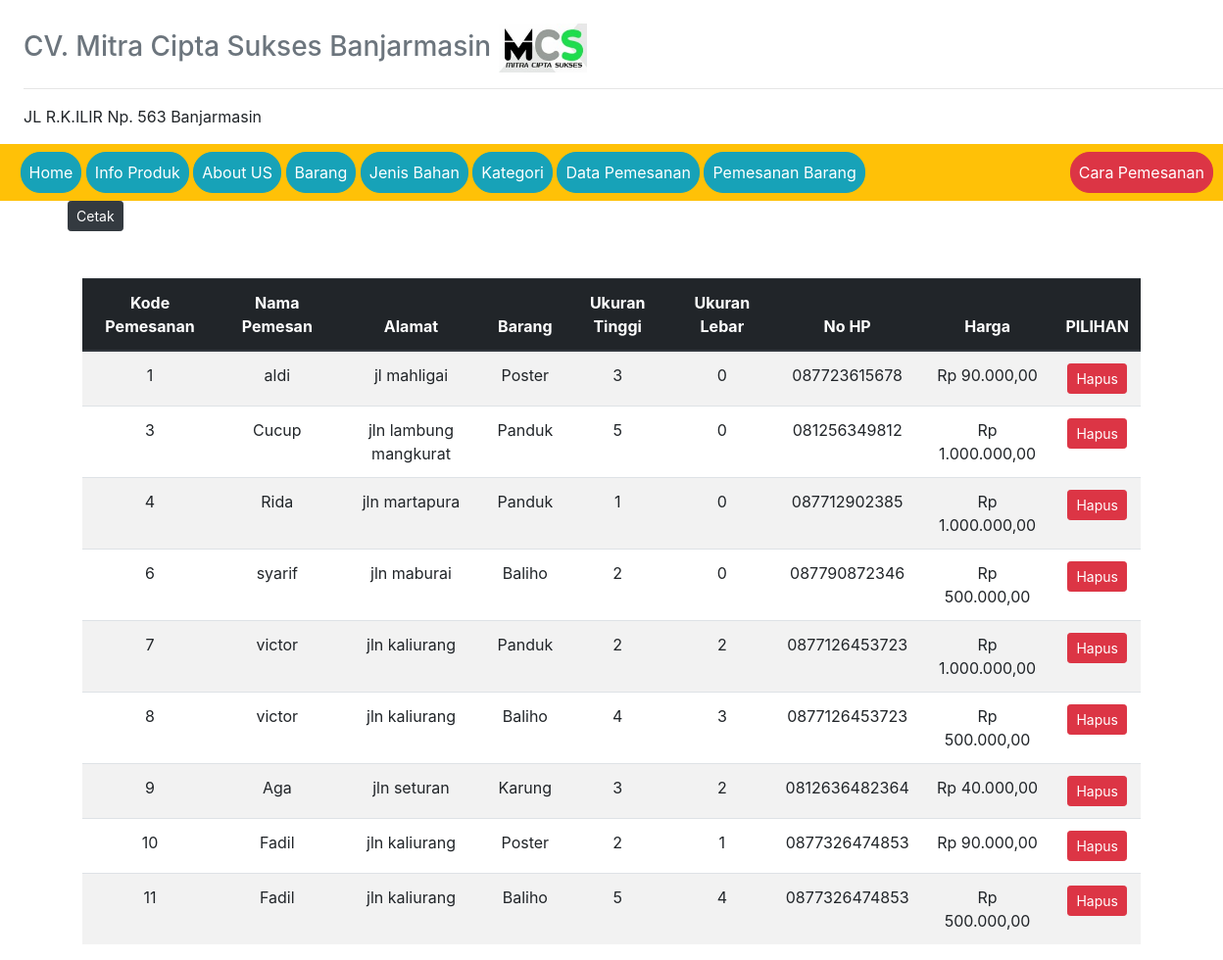
Page /?view=data-pemesanan (signed in) on the earlier database version.
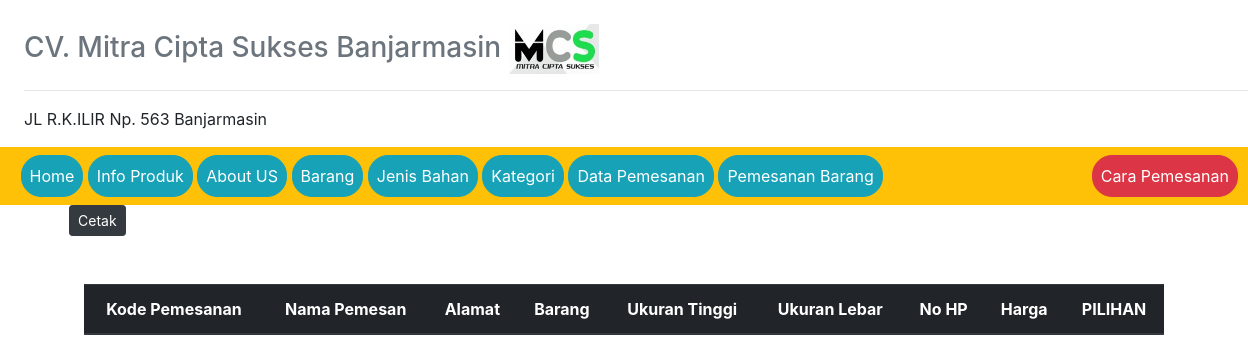
Same page on the later database version.
### tables this page shows
CREATE TABLE `pemesanan` (
  `kode_pemesanan` int(50) NOT NULL,
  `nama_pemesan` varchar(50) NOT NULL,
  `alamat` varchar(255) NOT NULL,
  `barang` int(50) NOT NULL,
  `ukuran` int(10) NOT NULL,
  `no_hp` varchar(15) NOT NULL
);

CREATE TABLE `nama_barang` (
  `kode_barang` int(50) NOT NULL,
  `nama_barang` varchar(50) NOT NULL,
  `gambar_barang` varchar(100) NOT NULL,
  `type_barang` varchar(50) NOT NULL,
  `kategori` int(50) NOT NULL,
  `harga` int(50) NOT NULL,
  `keterangan` varchar(100) NOT NULL
);

### models/admin.php (called while the page is built, shortened)
<?php
class Admin
{
  private $mysqli;
  function __construct($mysqli)
  {
    $this->mysqli = $mysqli;
  }
  public function showPemesanan()
  {
    $db = $this->mysqli->conn;
    $sql = " SELECT * FROM pemesanan
          INNER JOIN nama_barang ON nama_barang.kode_barang = pemesanan.barang";
    $query = $db->query($sql);
    return $query;
  }
}
?>

### view/data-pemesanan.php (the view)
<div class="btn-group">
  <a href="view/laporan/laporan-pemesanan.php" class="btn btn-sm btn-dark">Cetak</a>
</div>
<div class="container mt-5">
<div class="daftar-table table-responsive">
  <table class="table table-striped text-center" id="table">
    <thead class="thead-dark">
      <tr>
        <th>Kode Pemesanan</th>
        <th>Nama Pemesan</th>
        <th>Alamat </th>
        <th>Barang </th>
        <th>Ukuran Tinggi</th>
        <th>Ukuran Lebar</th>
        <th>No HP </th>
        <th>Harga</th>
        <th>PILIHAN</th>
      </tr>
    </thead>
    <tbody>
      <?php
      $data = $objAdmin->showPemesanan();
      while ($a = $data->fetch_object()) {
      ?>
      <tr>
        <td><?=$a->kode_pemesanan ?></td>
        <td><?=$a->nama_pemesan ?></td>
        <td><?=$a->alamat ?></td>
        <td><?=$a->nama_barang ?></td>
        <td><?=$a->ukuran_tinggi ?></td>
        <td><?=$a->ukuran_lebar ?></td>
        <td><?=$a->no_hp ?></td>
        <td>
          <?php $rp = "Rp " . number_format($a->harga,2,',','.'); echo $rp; ?>
        </td>
        <td>
          <div class="btn-group">
            <a href="?view=hapus-pemesanan&id-pesan=<?=$a->kode_pemesanan ?>" onclick="return confirm('Hapus data ?')" class="btn btn-sm btn-danger">Hapus</a>
          </div>
        </td>
      </tr>
    <?php } ?>
    </tbody>
  </table>
</div>
</div>

Differences in the rows shown:
no longer on this page (row edited): pemesanan: kode_pemesanan "1", nama_pemesan "aldi", alamat "jl mahligai", nama_barang.nama_barang "Poster", ukuran_tinggi "3", ukuran_lebar "0", no_hp "087723615678", nama_barang.harga "Rp 90.000,00"
no longer on this page (row edited): pemesanan: kode_pemesanan "3", nama_pemesan "Cucup", alamat "jln lambung mangkurat", nama_barang.nama_barang "Panduk", ukuran_tinggi "5", ukuran_lebar "0", no_hp "081256349812", nama_barang.harga "Rp 1.000.000,00"
no longer on this page (row edited): pemesanan: kode_pemesanan "4", nama_pemesan "Rida", alamat "jln martapura", nama_barang.nama_barang "Panduk", ukuran_tinggi "1", ukuran_lebar "0", no_hp "087712902385", nama_barang.harga "Rp 1.000.000,00"
removed pemesanan: kode_pemesanan "6", nama_pemesan "syarif", alamat "jln maburai", nama_barang.nama_barang "Baliho", ukuran_tinggi "2", ukuran_lebar "0", no_hp "087790872346", nama_barang.harga "Rp 500.000,00"
removed pemesanan: kode_pemesanan "7", nama_pemesan "victor", alamat "jln kaliurang", nama_barang.nama_barang "Panduk", ukuran_tinggi "2", ukuran_lebar "2", no_hp "0877126453723", nama_barang.harga "Rp 1.000.000,00"
removed pemesanan: kode_pemesanan "8", nama_pemesan "victor", alamat "jln kaliurang", nama_barang.nama_barang "Baliho", ukuran_tinggi "4", ukuran_lebar "3", no_hp "0877126453723", nama_barang.harga "Rp 500.000,00"
removed pemesanan: kode_pemesanan "9", nama_pemesan "Aga", alamat "jln seturan", nama_barang.nama_barang "Karung", ukuran_tinggi "3", ukuran_lebar "2", no_hp "0812636482364", nama_barang.harga "Rp 40.000,00"
removed pemesanan: kode_pemesanan "10", nama_pemesan "Fadil", alamat "jln kaliurang", nama_barang.nama_barang "Poster", ukuran_tinggi "2", ukuran_lebar "1", no_hp "0877326474853", nama_barang.harga "Rp 90.000,00"
removed pemesanan: kode_pemesanan "11", nama_pemesan "Fadil", alamat "jln kaliurang", nama_barang.nama_barang "Baliho", ukuran_tinggi "5", ukuran_lebar "4", no_hp "0877326474853", nama_barang.harga "Rp 500.000,00"
